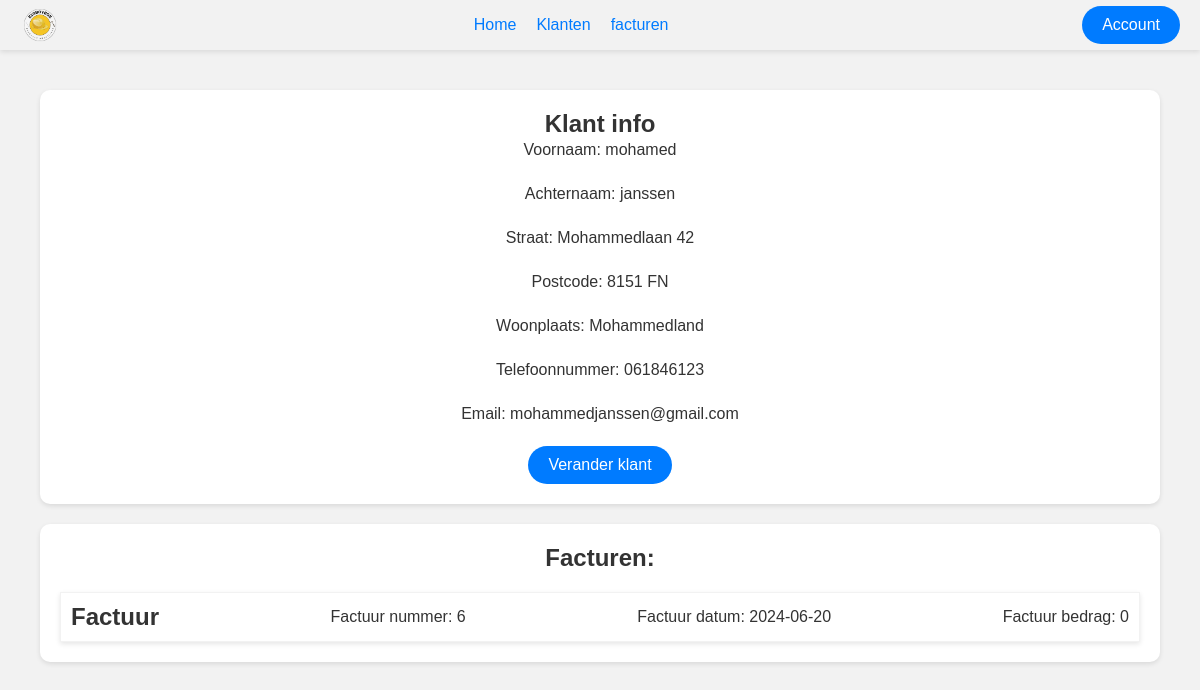
Page /Public/Klanten/klantInfo.php?id=3 on the committed database.
### tables this page shows
CREATE TABLE `klant` (
  `klantId` int(255) NOT NULL,
  `voornaam` varchar(255) NOT NULL,
  `achternaam` varchar(255) NOT NULL,
  `email` varchar(255) DEFAULT NULL,
  `woonplaats` varchar(255) DEFAULT NULL,
  `straat` varchar(255) DEFAULT NULL,
  `postcode` varchar(255) DEFAULT NULL,
  `telefoonnummer` varchar(255) DEFAULT NULL
);

CREATE TABLE `factuur` (
  `factuur_id` int(11) NOT NULL,
  `klant_id` int(11) NOT NULL,
  `datum` varchar(32) NOT NULL,
  `totaal_bedrag` int(11) NOT NULL
);

### src/src/klanten.php (called while the page is built, shortened)
<?php
include('database.php');
class Klanten extends Database
{
    public function getKlant($id)
    {
        $query = "SELECT * FROM klant WHERE klantId = '$id';";
        return parent::voerQueryUit($query);
    }
}

### src/src/database.php (called while the page is built, shortened)
<?php
class Database
{
    private $connectie;
    public function __construct()
    {
        $this->connectie = new PDO("mysql:host=" . DB_HOST . ";dbname=" . DB_NAME, DB_USER, DB_PASS);
    }
    public function voerQueryUit($query)
    {
        if(str_contains($query, 'SELECT')){
            $result = $this->connectie->query($query);
            $rows = $result->fetchAll(PDO::FETCH_ASSOC);
            return $rows;
        }else{
            $result = $this->connectie->exec($query);
            return $result;
        }
    }
    public function sluitVerbinding()
    {
        $this->connectie = null;
    }
}

### src/src/factuur.php (called while the page is built, shortened)
<?php
require_once('database.php');
class Factuur extends Database {
    public function getAlleFactuur($klantId)
    {
        $query = "SELECT * FROM factuur WHERE klant_id = '$klantId';";
        return parent::voerQueryUit($query);
    }
}
?>

### Public/Klanten/klantInfo.php (the view, shortened to what this page needs)
<!DOCTYPE html>
<html lang="en">
<?php
include '../../src/src/klanten.php';
include '../../src/src/factuur.php';
$klant = new Klanten();
$factuur = new Factuur();
$klantInfo = $klant->getKlant($_GET['id']);
$facturen = $factuur->getAlleFactuur($_GET['id']);
?>
<head>
    <link rel="stylesheet" href="../../style/klantInfo.css">
</head>
<body>
    <nav class="navBar">
        <img src="../../img/BigBoyBobLogo.png" alt="BigBoyBobLogo">
        <ul>
            <li><a href="../Login/index.php">Home</a></li>
            <li><a href="../Klanten/index.php">Klanten</a></li>
            <li><a href="../Factuur/index.php">facturen</a></li>
        </ul>
        <a href="" class="accountButton">Account</a>
    </nav>
    <div class="container">
        <?php
        foreach ($klantInfo as $klant) {
            ?>
            <div class="klantInfo">
                <h2>Klant info</h2>
                <p>Voornaam: <?php echo $klant['voornaam']; ?></p>
                <p>Achternaam: <?php echo $klant['achternaam']; ?></p>
                <p>Straat: <?php echo $klant['straat']; ?></p>
                <p>Postcode: <?php echo $klant['postcode']; ?></p>
                <p>Woonplaats: <?php echo $klant['woonplaats']; ?></p>
                <p>Telefoonnummer: <?php echo $klant['telefoonnummer']; ?></p>
                <p>Email: <?php echo $klant['email']; ?></p>
                <button class="veranderKlant">Verander klant</button>
            </div>
            <div class="factuur">
                <h2>Facturen:</h2>
                <br>
                <?php
        }
        if (count($facturen) > 0) {
            foreach ($facturen as $factuur) {
                ?>
                    <div class="facturen">
                        <h2>Factuur</h2>
                        <p>Factuur nummer: <?php echo $factuur['factuur_id']; ?></p>
                        <p>Factuur datum: <?php echo $factuur['datum']; ?></p>
                        <p>Factuur bedrag: <?php echo $factuur['totaal_bedrag']; ?></p>
                    </div>
                    <?php
            }
                ?>
             <?php
        } else {
            ?>
            <p>Nog geen facturen</p>
            <?php
        }
        ?>
        </div>
    </div>
</body>
</html>

### style/klantInfo.css (style rules this page uses)
* { margin: 0; padding: 0; box-sizing: border-box; font-family: Arial, sans-serif; }
body { background-color: #f2f2f2; color: #333; }
.container { max-width: 1200px; margin: 0 auto; padding: 20px; }
.klantInfo p { font-size: 16px; line-height: 1.5; margin-bottom: 20px; }
a { color: #007bff; text-decoration: none; }

### rows in the picture
klant: voornaam "mohamed", achternaam "janssen", straat "Mohammedlaan 42", postcode "8151 FN", woonplaats "Mohammedland", telefoonnummer "061846123", email "mohammedjanssen@gmail.com"
factuur: factuur_id "6", datum "2024-06-20", totaal_bedrag "0"
